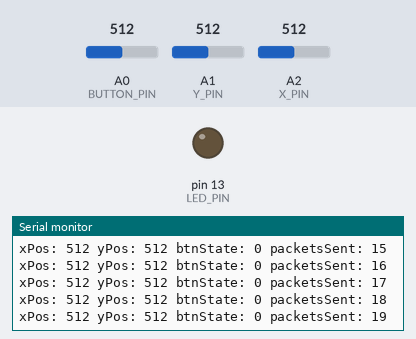
Bench run of a sketch on a simulated Arduino Uno, built with avr-gcc and run on an emulated ATmega328P. On the bench: output pins drawn as LEDs (lit = HIGH), the last lines printed to the serial monitor. Inputs (shaded band) come from the test bench; at power-on: A1 (Y_PIN) = 512, A2 (X_PIN) = 512, A0 (BUTTON_PIN) = 512. No radio packets arrive unless stated.

Above: at 1.2 s.
1.3 s: A1 (Y_PIN) set to 991
At 1.3 s:
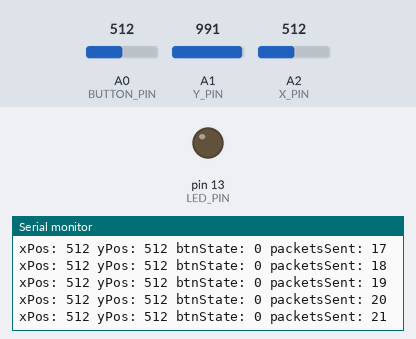
2.8 s: A1 (Y_PIN) set to 1012
At 2.84 s:
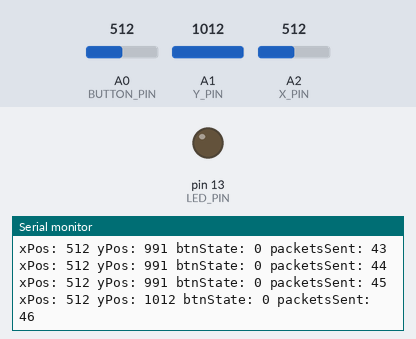
5.8 s: A2 (X_PIN) set to 991
At 5.8 s:
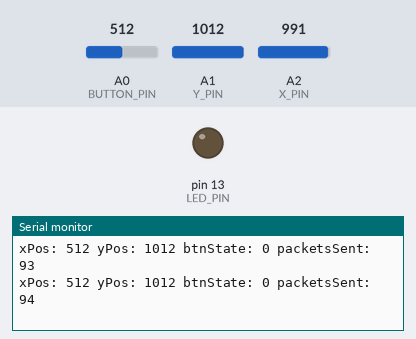
8.8 s: A2 (X_PIN) set to 1014
At 8.82 s:
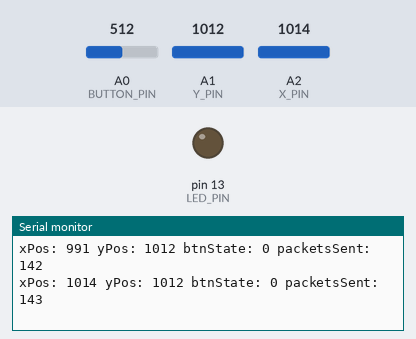
Timing chart, 0 to 11.8 s (numbered marks = the images above; inputs shaded):
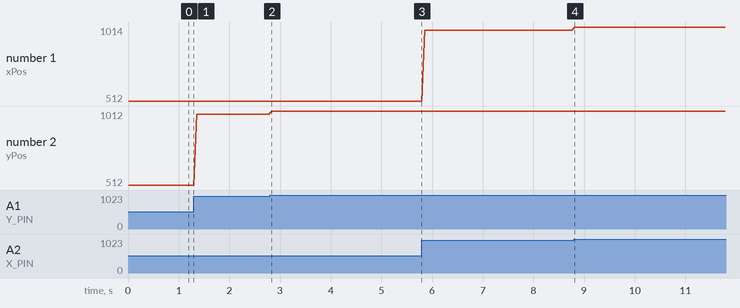

The sketch:

CarControlTransmit.ino
```cpp
/**********************************************************************
*                                                                     *
* Control Software for ECE 110 Car                                    *
* Written by Kanyon Edvall and Mason Weigand                          *
*                                                                     *
* This program drives a wireless vehicle using joystick input         *
* Main components used: RF Receiver, Ultrasonic sensor, and H-Bridge  *
*                                                                     *
* This is the RF transmitting and joystick input part of the program! *
*                                                                     *
**********************************************************************/
//Includes
#include <RH_ASK.h> //Library for RF communication
#include <SPI.h> // Not actually used but needed to compile
#include <Wire.h> //Wire framework

//Defines
#define LED_PIN           13
#define BUTTON_PIN        A0
#define Y_PIN             A1
#define X_PIN             A2
#define ENABLE_DEBUGGING  1   //Enable or disable USB serial debugging (set 1:TRUE or 0:FALSE)

//Initialize stuct to store our data
struct dataStruct {
  int xPos;
  int yPos;
  bool btnState;
  unsigned long int packetsSent;
} dataPacket;

byte tx_buf[sizeof(dataPacket)] = {0}; //Create buffer the size of our struct var

RH_ASK driver; //Initializes a driver to send/receive data

///////////////////////////////////////////////////////////////////////
// Initial Setup                                                     //
//    Starts serial debugging session at 9600 baud                   //
//    Checks for correct driver initialization                       //
//    Sets up pins for joystick input                                //
///////////////////////////////////////////////////////////////////////
void setup() {
  //Serial console for debugging
  Serial.begin(9600);
  Serial.println("Init setup");
  if (!driver.init())
    Serial.println("Init failed");

  //PinMode setup
  pinMode(LED_PIN, OUTPUT);
  pinMode(BUTTON_PIN, INPUT);
  pinMode(X_PIN, INPUT);
  pinMode(Y_PIN, INPUT);

  dataPacket.btnState = false;
} //End of setup

///////////////////////////////////////////////////////////////////////
// Main control loop                                                 //
//    Reads data from joystick and updates stuct variables           //
//    Sends data using RF Transmitter                                //
//    Tracks number of packets sent                                  //
///////////////////////////////////////////////////////////////////////
void loop() {
  //Get state of joystick
  if (analogRead(BUTTON_PIN) == 0) //Check if button is pressed
    dataPacket.btnState = !dataPacket.btnState; //Toggle bool btnState
  dataPacket.xPos = analogRead(X_PIN); //Get x axis position from joystick
  dataPacket.yPos = analogRead(Y_PIN); //Get y axis position from joystick

  memcpy(tx_buf, &dataPacket, sizeof(dataPacket));//Reserve memory for data to be transmitted (based on size of data)
  byte zize = sizeof(dataPacket); //Find size of data to be sent

  if (ENABLE_DEBUGGING) //Print to serial console for debugging
  {
    Serial.print("xPos: ");
    Serial.print(dataPacket.xPos);
    Serial.print(" yPos: ");
    Serial.print(dataPacket.yPos);
    Serial.print(" btnState: ");
    Serial.print(dataPacket.btnState);
    Serial.print(" packetsSent: ");
    Serial.println(dataPacket.packetsSent);
  }

  //Transmit data
  driver.send((uint8_t *)tx_buf, zize); //Send data using RF Transmitter
  driver.waitPacketSent(); //Wait for all data to be sent
  dataPacket.packetsSent++; //Increase packet count
} //End of main control loop
```

Measured:
- plotted number 2: 512 → 991 after the input at 1.3 s
